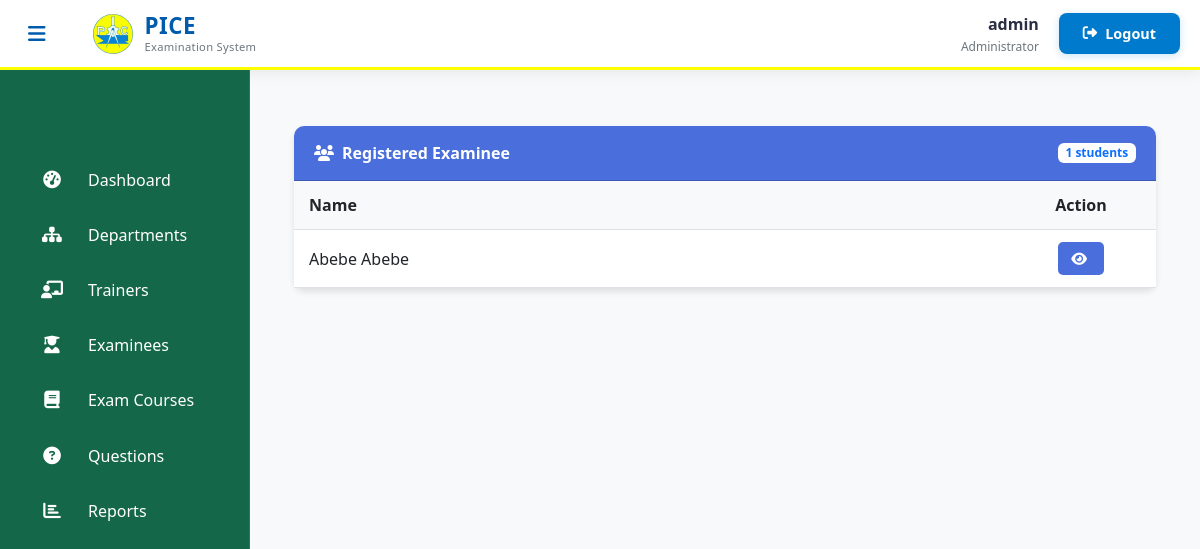
/admin-view-student-marks (signed in), run on an earlier commit of the app's database.
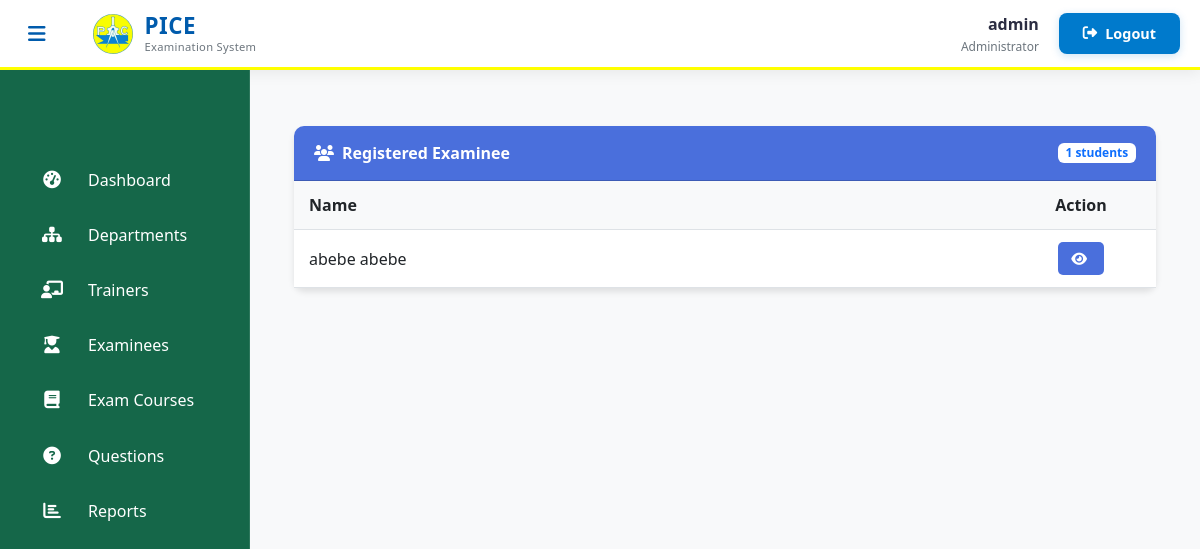
And on a later commit of the database.
### student/models.py (models this page shows, shortened)
class Student(models.Model):
    user=models.OneToOneField(User,on_delete=models.CASCADE)
    address = models.CharField(max_length=40)
    mobile = models.CharField(max_length=20,null=False)
    organization = models.CharField(max_length=200, null=False)
    course = models.ForeignKey(
        'exam.Course',
        on_delete=models.SET_NULL,
        null=True
    )
    department = models.ForeignKey(
        'exam.Department',  # Reference to your Department model
        on_delete=models.SET_NULL,
        null=True,
        blank=True,
        related_name='students'
    )
    @property
    def get_name(self):
        return self.user.first_name+" "+self.user.last_name

### exam/views.py (the view)
# urls.py: path('admin-view-student-marks', views.admin_view_student_marks_view,name='admin-view-student-marks'),
@login_required(login_url='adminlogin')
def admin_view_student_marks_view(request):
    students= SMODEL.Student.objects.all()
    return render(request,'exam/admin_view_student_marks.html',{'students':students})

### templates/exam/admin_view_student_marks.html (shortened to what this page needs)
{% extends 'exam/adminbase.html' %}
{% block content %}
{%load static%}
<head>
  <link href="https://cdn.jsdelivr.net/npm/bootstrap@5.3.0/dist/css/bootstrap.min.css" rel="stylesheet">
  <link rel="stylesheet" href="https://cdnjs.cloudflare.com/ajax/libs/font-awesome/6.4.0/css/all.min.css">
</head>
<div class="container py-4">
  <div class="card">
    <div class="card-header d-flex justify-content-between align-items-center">
      <span><i class="fas fa-users me-2"></i>Registered Examinee</span>
      <span class="badge bg-white text-primary">{{ students|length }} students</span>
    </div>
    <div class="card-body p-0">
      {% if students %}
      <div class="table-responsive">
        <table class="table table-hover">
          <thead>
            <tr>
              <th>Name</th>
              <th class="text-center">Action</th>
            </tr>
          </thead>
          <tbody>
            {% for t in students %}
            <tr>
              <td>{{ t.get_name }}</td>
              <td class="text-center action-cell">
                <a class="btn btn-view" href="{% url 'admin-view-marks' t.id %}">
                  <i class="fas fa-eye me-1"></i>
                </a>
              </td>
            </tr>
            {% endfor %}
          </tbody>
        </table>
      </div>
      {% else %}
      <div class="empty-state">
        <i class="fas fa-user-graduate"></i>
        <h5>No Students Registered</h5>
        <p>There are currently no students registered in the system.</p>
      </div>
      {% endif %}
    </div>
  </div>
</div>
{% endblock content %}

What changed in the data, as far as the page shows it:
removed Student: get_name "Abebe Abebe"
added Student: get_name "abebe abebe"
